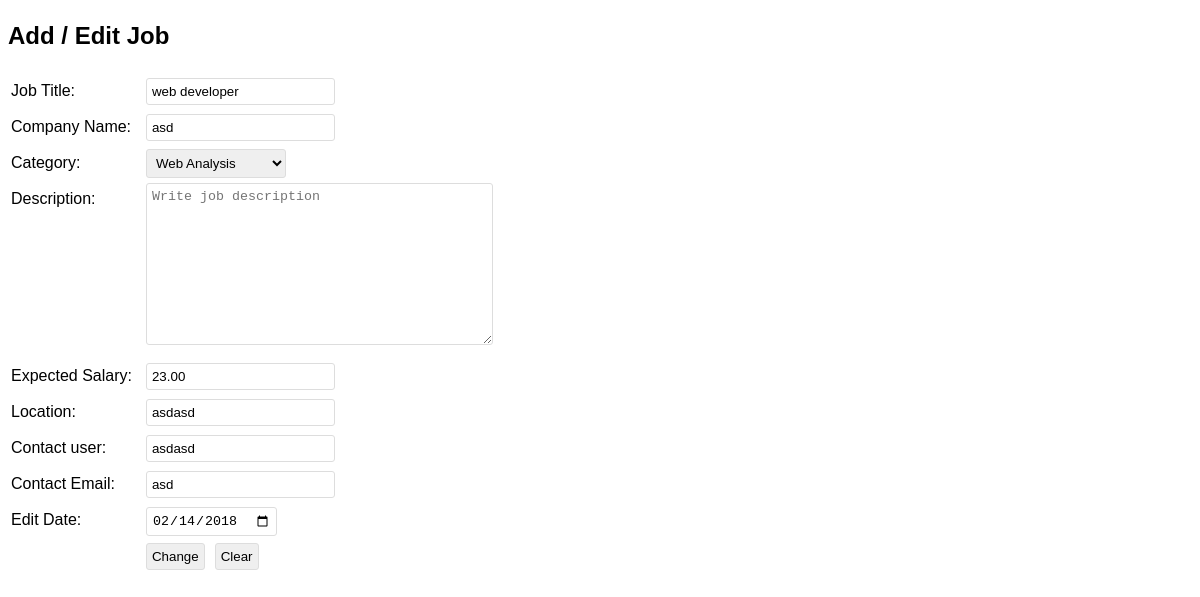
/job_edit.php?id=1, run on the app's committed database.
### tables this page shows
CREATE TABLE `tbljobs` (
  `id` int(11) NOT NULL,
  `category_id` int(11) NOT NULL,
  `company` varchar(50) NOT NULL,
  `job_title` varchar(150) NOT NULL,
  `description` text NOT NULL,
  `salary` decimal(10,2) NOT NULL,
  `location` text NOT NULL,
  `contact_user` varchar(50) NOT NULL,
  `contact_email` varchar(100) NOT NULL,
  `post_date` date NOT NULL
);

### include/database.php (called while the page is built, shortened)
<?php
class Database
{
	public $connection;
	public function open_connection()
	{
		$this->connection = mysqli_connect(DB_HOST,
            DB_USER,
            DB_PASS,
            DB_NAME);
	}
	public function query($sql)
	{
		$result = mysqli_query($this->connection, $sql);
		return $result;
	}
}
$db = new Database();
?>

### include/db_object.php (called while the page is built, shortened)
<?php
class DB_Object
{
	public static function find_all() {
		return static::find_by_query("SELECT * FROM " . static::$db_table . "");
	}
	public static function find_by_id($id)
	{
		$the_result_array = static::find_by_query("SELECT * FROM "
            . static::$db_table . " WHERE id = $id ORDER BY id DESC  LIMIT 1 ");
		return !empty($the_result_array) ? array_shift($the_result_array) : false;
	}
	public static function find_by_query($sql)
	{
		global $db;
		$result_set = $db->query($sql);
		$the_object_array = array();
		while($row = mysqli_fetch_array($result_set)) {
			$the_object_array[] = static::instantiation($row);
		}
		return $the_object_array;
	}
	public static function instantiation($the_record){
		$the_object = new $calling_class;
		foreach($the_record as $the_attribute => $value)
		{
			if($the_object->has_the_attribute($the_attribute)) {
				$the_object->$the_attribute = $value;
			}
		}
        return $the_object;
	}
	private function has_the_attribute($the_attribute)
	{
		$object_properties = get_object_vars($this);
		return array_key_exists($the_attribute, $object_properties);
	}
}
?>

### job_edit.php (the view, shortened to what this page needs)
<!DOCTYPE html>
<html>
<head>
</head>
<body>
<?php
$jobs = Jobs::find_by_id($_GET['id']);
$cat = Category::find_all();
?>
<h2>Add / Edit Job</h2>
<form action="" method="post">
    <table>
        <tr>
            <td><label for="job_title">Job Title:</label></td>
            <td><input type="text" name="job_title" id="job_title" value="<?= $jobs->job_title; ?>"
                       placeholder="Enter job title"></td>
        </tr>
        <tr>
            <td><label for="company">Company Name:</label></td>
            <td><input type="text" name="company" id="company" value="<?= $jobs->company; ?>"
                       placeholder="Enter company name">
            </td>
        </tr>
        <tr>
            <td><label for="category">Category:</label></td>
            <td>
                <select name="category" id="category">
                    <?php foreach ($cat as $categories) : ?>
                        <?php if ($categories->category_id == $jobs->category_id) : ?>
                            <option value="<?= $categories->category_id; ?>" selected><?= $categories->type; ?></option>
                        <?php else: ?>
                            <option value="<?= $categories->category_id; ?>"><?= $categories->type; ?></option>
                        <?php endif; ?>
                    <?php endforeach; ?>
                </select>
            </td>
        </tr>
        <tr>
            <td style="vertical-align: top"><label for="description">Description:</label></td>
            <td><textarea name="description" id="description" rows="10" cols="40"
                          placeholder="Write job description"><?= $jobs->description; ?></textarea></td>
        </tr>
        <tr>
            <td><label for="salary">Expected Salary:</label></td>
            <td><input type="text" name="salary" id="salary" value="<?= $jobs->salary; ?>"
                       placeholder="Enter the expected salary"></td>
        </tr>
        <tr>
            <td><label for="location">Location:</label></td>
            <td><input type="text" name="location" id="location" value="<?= $jobs->location; ?>"
                       placeholder="Enter the location"></td>
        </tr>
        <tr>
            <td><label for="contact_user">Contact user:</label></td>
            <td><input type="text" name="contact_user" id="contact_user" value="<?= $jobs->contact_user; ?>"
                       placeholder="Enter contact user"></td>
        </tr>
        <tr>
            <td><label for="contact_email">Contact Email:</label></td>
            <td><input type="text" name="contact_email" id="contact_email" value="<?= $jobs->contact_email; ?>"
                       placeholder="Enter contact email"></td>
        </tr>
        <tr>
            <td><label for="start_date">Edit Date:</label></td>
            <td><input type="date" name="post_date" id="start_date" value="<?= $jobs->post_date; ?>"
                       placeholder="Enter starting date"></td>
        </tr>
        <tr>
            <td></td>
            <td><input type="submit" name="update" value="Change"><input type="reset" name="reset" value="Clear"
                                                                         style="margin-left: 10px;"></td>
        </tr>
    </table>
</form>
</body>
</html>

### job_edit.php (style rules this page uses)
body { line-height: 2em; font-family: Helvetica, serif; }
input, textarea, select { padding: 5px; -webkit-border-radius:; -moz-border-radius:; border-radius: 3px; border: 1px solid #ddd; margin-left: 10px; }

### data on the page
tbljobs: job_title "web developer", company "asd", salary "23.00", location "asdasd", contact_user "asdasd", contact_email "asd", post_date "02/14/2018"

### other printed values
form field category "Web Analysis"
